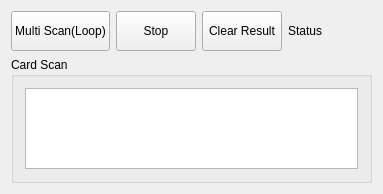
<?xml version="1.0" encoding="UTF-8"?>
<ui version="4.0">
 <class>Widget</class>
 <widget class="QWidget" name="Widget">
  <property name="geometry">
   <rect>
    <x>0</x>
    <y>0</y>
    <width>383</width>
    <height>194</height>
   </rect>
  </property>
  <property name="windowTitle">
   <string>Widget</string>
  </property>
  <layout class="QVBoxLayout" name="verticalLayout">
   <item>
    <layout class="QHBoxLayout" name="horizontalLayout">
     <item>
      <widget class="QPushButton" name="multiLoopScanBtn">
       <property name="minimumSize">
        <size>
         <width>0</width>
         <height>40</height>
        </size>
       </property>
       <property name="text">
        <string>Multi Scan(Loop)</string>
       </property>
      </widget>
     </item>
     <item>
      <widget class="QPushButton" name="stopBtn">
       <property name="minimumSize">
        <size>
         <width>0</width>
         <height>40</height>
        </size>
       </property>
       <property name="text">
        <string>Stop</string>
       </property>
      </widget>
     </item>
     <item>
      <widget class="QPushButton" name="clearResult">
       <property name="minimumSize">
        <size>
         <width>0</width>
         <height>40</height>
        </size>
       </property>
       <property name="text">
        <string>Clear Result</string>
       </property>
      </widget>
     </item>
     <item>
      <widget class="QLabel" name="statusLabel">
       <property name="text">
        <string>Status</string>
       </property>
      </widget>
     </item>
     <item>
      <spacer name="horizontalSpacer">
       <property name="orientation">
        <enum>Qt::Horizontal</enum>
       </property>
       <property name="sizeHint" stdset="0">
        <size>
         <width>40</width>
         <height>20</height>
        </size>
       </property>
      </spacer>
     </item>
    </layout>
   </item>
   <item>
    <widget class="QGroupBox" name="groupBox_3">
     <property name="title">
      <string>Card Scan</string>
     </property>
     <layout class="QVBoxLayout" name="verticalLayout_2">
      <item>
       <widget class="QTextBrowser" name="epcLogText"/>
      </item>
     </layout>
    </widget>
   </item>
  </layout>
 </widget>
 <layoutdefault spacing="6" margin="11"/>
 <resources/>
 <connections/>
</ui>
